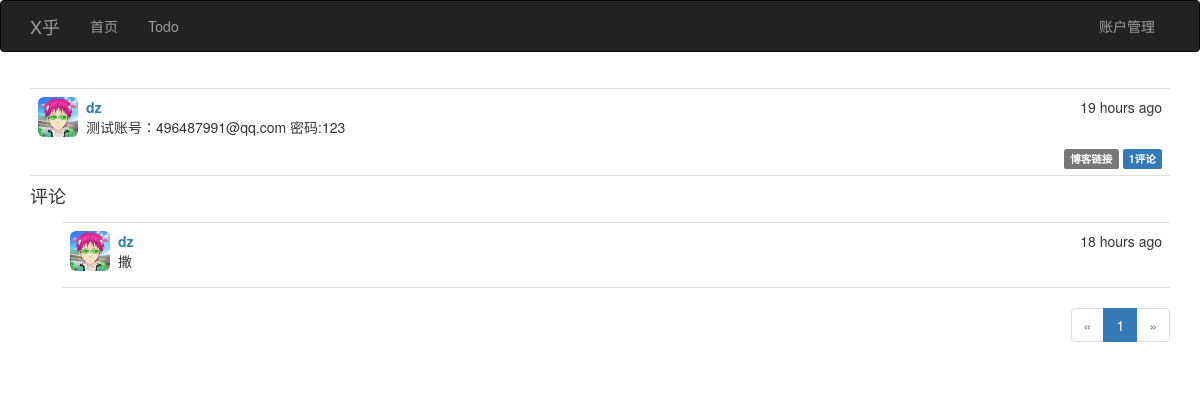
Page /post/3 on the earlier database version.
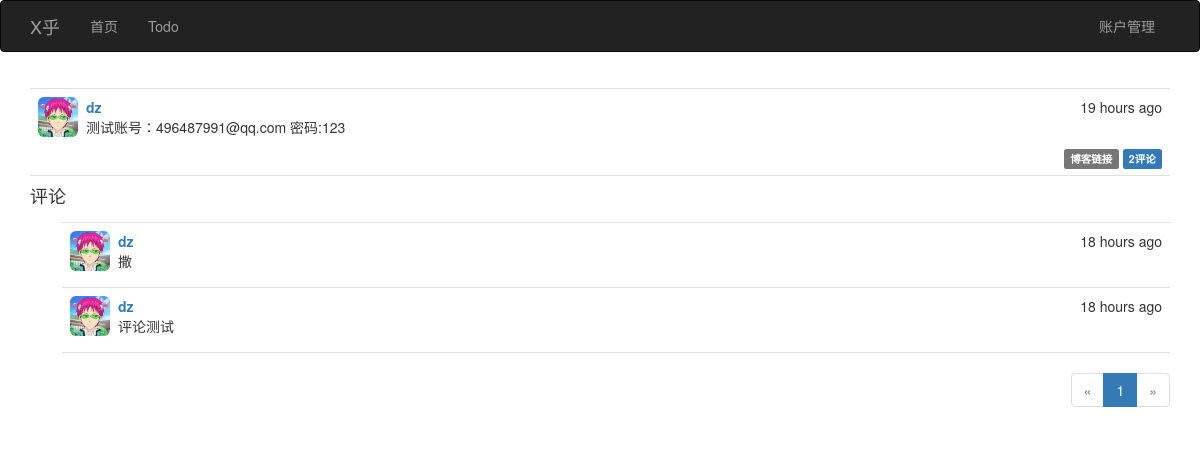
Same page on the later database version.
### app/models.py (models this page shows, shortened)
class Post(db.Model):
    __tablename__ = 'posts'
    id = db.Column(db.Integer, primary_key = True)
    body = db.Column(db.Text)
    timestamp = db.Column(db.DateTime, index = True, default = datetime.utcnow)
    author_id = db.Column(db.Integer, db.ForeignKey('users.id'))
    body_html = db.Column(db.Text)
    comments = db.relationship('Comment', backref = 'post', lazy = 'dynamic')

class User(UserMixin, db.Model):
    __tablename__ = 'users'
    id = db.Column(db.Integer, primary_key = True)
    email = db.Column(db.String(64), unique = True, index = True)
    name = db.Column(db.String(64))
    username = db.Column(db.String(64), unique = True, index = True)
    location = db.Column(db.String(64))
    about_me = db.Column(db.Text())
    member_since = db.Column(db.DateTime(), default = datetime.utcnow)
    last_seen = db.Column(db.DateTime(), default = datetime.utcnow)
    role_id = db.Column(db.Integer, db.ForeignKey('roles.id'))
    password_hash = db.Column(db.String(128))
    confirmed = db.Column(db.Boolean, default = False)
    avatar = db.Column(db.String(128), default = None)
    posts = db.relationship('Post', backref = 'author', lazy = 'dynamic')
    followed = db.relationship('Follow',
                               foreign_keys = [Follow.follower_id],
                               backref = db.backref('follower', lazy = 'joined'),
                               lazy = 'dynamic',
                               cascade = 'all, delete-orphan')
    followers = db.relationship('Follow',
                                foreign_keys = [Follow.followed_id],
                                backref = db.backref('followed', lazy = 'joined'),
                                lazy = 'dynamic',
                                cascade = 'all, delete-orphan')
    comments = db.relationship('Comment', backref = 'author', lazy = 'dynamic')
    events = db.relationship('Event', backref = 'sponsor', lazy = 'dynamic')
    @property
    def password(self):
        raise AttributeError('password is not a readable attribute')

class Comment(db.Model):
    __tablename__ = 'comments'
    id = db.Column(db.Integer, primary_key = True)
    body = db.Column(db.Text)
    body_html = db.Column(db.Text)
    timestamp = db.Column(db.DateTime, index = True, default = datetime.utcnow)
    disabled = db.Column(db.Boolean)
    author_id = db.Column(db.Integer, db.ForeignKey('users.id'))
    post_id = db.Column(db.Integer, db.ForeignKey('posts.id'))

### app/main/views.py (the view, shortened to what this page needs)
@main.route('/post/<int:id>', methods = ['GET', 'POST'])
def post(id):
    post = Post.query.get_or_404(id)
    form = CommentForm()
    page = request.args.get('page', 1, type = int)
    pagination = post.comments.order_by(Comment.timestamp.asc()).paginate(page,
                                                                          per_page = current_app.config['FLASKY_PER_PAGE'],
                                                                          error_out= False)
    comments = pagination.items
    return render_template('post.html', form = form, posts = [post], comments = comments, pagination = pagination)

### app/auth/views.py (called while the page is built)
@auth.before_app_request
def before_request():
    if current_user.is_authenticated:
        current_user.ping()
        if not current_user.confirmed \
                and request.endpoint[:5] != 'auth.':
            flash('You have not confirmed your account yet')
            return redirect(url_for('auth.unconfirmed'))

### app/main/__init__.py (called while the page is built)
@main.app_context_processor
def inject_permissions():
    return dict(Permission = Permission)

### app/models.py (called while the page is built)
    def can(self, permissions):
        return False

    def is_administrator(self):
        return False

### app/templates/post.html (shortened to what this page needs)
{% extends 'base.html' %}
{% import 'bootstrap/wtf.html' as wtf %}
{% import '_macros.html' as macros %}
{% block page_content %}
{% include '_posts.html' %}
<h4 id="comments">评论</h4>
{% include '_comments.html' %}
{% if pagination %}
<div class="pagination">
    {{ macros.pagination_widget(pagination, '.post', fragment = '#comment', id=posts[0].id)}}
</div>
{% endif %}
{% endblock %}

### app/templates/_posts.html (shortened to what this page needs)
<ul class = 'posts'>
	{% for post in posts %}
	<li class = 'post'>
		<div class = 'post-thumbnail'>
			<a href="{{ url_for('.user', username = post.author.username)}}">
				{% if post.author.avatar %}
				<img class='img-rounded profile-thumbnail' width = "40" height = "40"
						src="{{ post.author.avatar}}">
				{% else %}
				<img class="img-rounded profile-thumbnail" width = "40" height = "40"
                     src="/static/avatar/default.jpg">
				{% endif %}
			</a>
		</div>
		<div class = 'post-content'>
			<div class='post-date'>{{ moment(post.timestamp).fromNow()}}</div>
			<div class="post-author">
				<a href="{{ url_for('.user', username=post.author.username)}}">
					{{ post.author.username }}
				</a>
			</div>
			<div class="post-body">
				{% if post.body_html %}
					{{ post.body_html | safe }}
				{% else %}
					{{ post.body }}
				{% endif %}
			</div>
			<div class="post-footer">
				<a href="{{ url_for('.post', id=post.id)}}">
					<span class='label label-default'>博客链接</span>
				</a>
				<a href="{{ url_for('.post', id=post.id)}}#comments">
					<span class="label label-primary">
						{{ post.comments.count()}}评论
					</span>
				</a>
			</div>
		</div>
	</li>
	{% endfor %}
</ul>

### app/templates/_comments.html (shortened to what this page needs)
<ul class = "comments">
	{% for comment in comments %}
	<li class="comment">
		<div class="comment-thumbnail">
			<a href="{{url_for('.user', username = comment.author.username)}}">
				{% if comment.author.avatar %}
				<img class="img-rounded profile-thumbnail"  width = "40" height = "40"
					 src="{{ comment.author.avatar}}" >
				{% else %}
				<img class="img-rounded profile-thumbnail" width = "40" height = "40"
					 src="/static/avatar/default.jpg" >
                {% endif %}
			</a>
		</div>
		<div class="comment-content">
			<div class='comment-date'>{{ moment(comment.timestamp).fromNow()}}</div>
			<div class="comment-author">
				<a href="{{ url_for('.user', username=comment.author.username)}}">
					{{ comment.author.username}}
				</a>
			</div>
			<div class="comment-body">
				{% if moderate or not comment.disabled %}
					{% if comment.body_html %}
						{{ comment.body_html | safe}}
					{% else %}
						{{ comment.body }}
					{% endif %}
				{% endif %}
			</div>
		</div>
	</li>
	{% endfor %}
</ul>

Differences in the rows shown:
computed for Post "测试账号：496487991@qq.com 密码:123": comments.count "1" → "2"
added Comment: author.avatar (picture), timestamp "18 hours ago", author.username "dz", body_html "评论测试"
